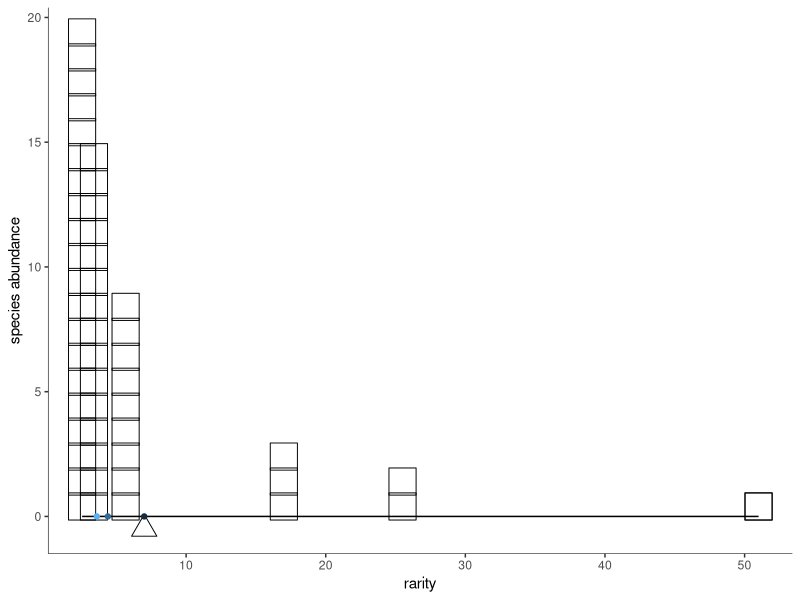
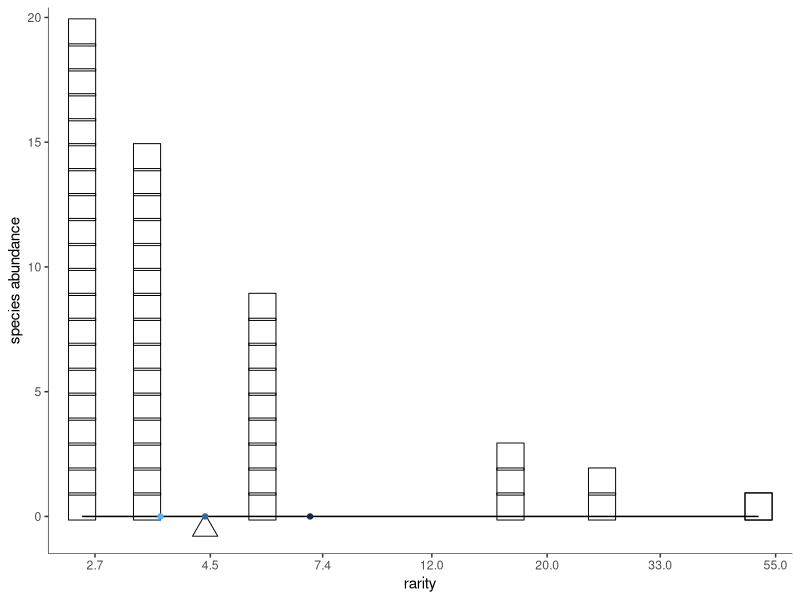
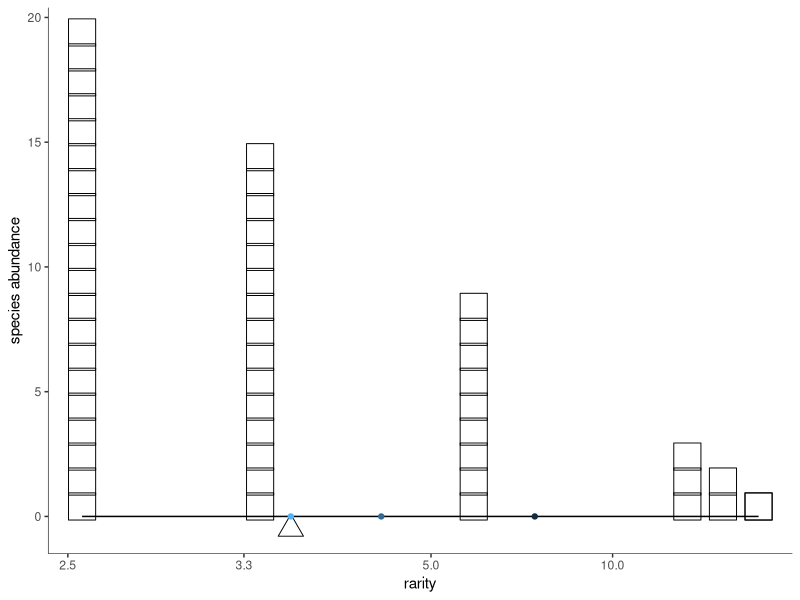

Reproduce these figures in R, in order.
library(tidyverse)
library(ggthemes)

## TODO
## stacking of repeats
## Offsets
## Squares: we need either to fiddle with spacing, or make rectangles!
## OPTIONAL: color the species (so that stacking becomes clear)

library(scales) # trans_new() is in the scales library

epsPretty <- 0
offStart <- 0

pfun=function(x, pow, offset=offStart){
	if (pow==0) return(log(x))
	r <- sign(pow)*(x+offset)^pow
	## cat("pfun", x, "pow", pow, "v", r, "\n")
	return(r)
}

ipfun=function(x, pow, offset=offStart){
	if (pow==0) return(exp(x))
	r <- sign(pow)*(x)^(1/pow)
	## cat("ipfun", x, "pow", pow, "v", r, "\n")
	return(r)
}

# Diversity function 
dfun<-function(ab, l){
	rp <- ab/sum(ab)
	return(ipfun(sum(rp*pfun(1/rp, l)),l))
}

# round numbers, more aggressively the larger they are
prettify <- function(breaks){
    digits <- -floor(log10(abs(breaks))) + 1
    digits[breaks == 0] <- 0
    return(round(breaks, digits = digits))
}

power_trans = function(pow) trans_new(name="power"
   , transform = function(x) pfun(x, pow)
	, inverse = function(x) ipfun(x, pow)
	, breaks = function(x) prettify(
		trans_breaks(
			function(x) pfun(x, pow), function(x) ipfun(x, pow), n = 5
		)(c(epsPretty,x)*1.1)
	)
   , domain = c(1, 10000)
)

# replicate to make stacks with geom_point
# Doesn't work (stack) if we have repeated abundance values
fancy_rep<-function(df){
	return(data.frame(df[rep(1:nrow(df), df$abundance),])
		%>% group_by(abundance) %>% mutate(gr=1:abundance[[1]])
	)
}

base_plot <- function(abundance, pointScale=200){

	rf <- tibble(names = as.factor(1:length(abundance))
		, abundance
		, rarity = sum(abundance)/abundance
	)
	rfrepeated <-fancy_rep(rf) 

	pointsize <- pointScale/max(abundance)
	goff <- 0.6

	base <- (ggplot(rfrepeated, aes(x=rarity, y=abundance))
		+ geom_point(aes(y=gr-goff), size=pointsize, shape=22)

		# make plank
		+ geom_segment(
			aes(x, y, xend=xend, yend=yend)
			, data=data.frame(
				x=c(min(rf$rarity))
				, y=c(0)
				, xend=c(max(rf$rarity))
				, yend=c(0)
			)
		)

		+ labs(y="species abundance")
	)
	return(theme_plot(base))
}

theme_plot <- function(p){
	return(p
		+ theme_tufte(base_family = "sans")
		+ theme(legend.position="none")
		+ theme(
			axis.line.x = element_line(
				colour = 'black', size=0.2, linetype='solid'
			), axis.line.y =  element_line(
				colour = 'black', size=0.2, linetype='solid'
			)
		)
	)
}

scale_plot <- function(ab, ell){
	div <- dfun(ab, ell)
	print(div)
	return (base_plot(ab) 
		+ geom_point(
			data=tibble(x=div, y=-0.025*max(ab))
			, size=6, shape=2
			, aes(x, y)
		)
		+ scale_x_continuous(trans=power_trans(pow=ell))
		+ coord_cartesian(clip="off")
	)
}

mean_points <- function(ab, ell){
	div <- Vectorize(dfun, vectorize.args=("l"))(ab, ell)
	return(geom_point(
		data=tibble(x=div, y=0*div, c=1:length(div))
		, aes(x, y, color=c)
	))
}

rarity_plot <- function(ab, ell, lrange=-1:1){
	return(
		scale_plot(ab, ell) + mean_points(ab, lrange)
	)
}

rarity_series <- function(ab, lrange=-1:1){
	for(l in lrange){
		print(rarity_plot(ab, l, lrange))
	}
}

ab <- c(100, 20, 15, 9, 3, 2, 1, 1)
ab <- c(20, 15, 9, 3, 2, 1, 1)

rarity_series(ab, 1:-1)
